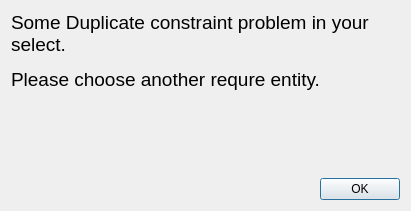
<?xml version="1.0" encoding="UTF-8"?>
<ui version="4.0">
 <class>contradict</class>
 <widget class="QDialog" name="contradict">
  <property name="geometry">
   <rect>
    <x>0</x>
    <y>0</y>
    <width>411</width>
    <height>211</height>
   </rect>
  </property>
  <property name="minimumSize">
   <size>
    <width>411</width>
    <height>211</height>
   </size>
  </property>
  <property name="maximumSize">
   <size>
    <width>411</width>
    <height>211</height>
   </size>
  </property>
  <property name="windowTitle">
   <string>Warning - Contradict Value</string>
  </property>
  <property name="windowIcon">
   <iconset resource="../../icons.qrc">
    <normaloff>:/icons/main.png</normaloff>:/icons/main.png</iconset>
  </property>
  <property name="sizeGripEnabled">
   <bool>false</bool>
  </property>
  <property name="modal">
   <bool>true</bool>
  </property>
  <layout class="QVBoxLayout" name="verticalLayout">
   <item>
    <widget class="QLabel" name="label">
     <property name="sizePolicy">
      <sizepolicy hsizetype="Preferred" vsizetype="Expanding">
       <horstretch>0</horstretch>
       <verstretch>0</verstretch>
      </sizepolicy>
     </property>
     <property name="text">
      <string>&lt;html&gt;&lt;head/&gt;&lt;body&gt;&lt;p&gt;&lt;span style=&quot; font-size:14pt;&quot;&gt;Some Duplicate constraint problem in your select.&lt;/span&gt;&lt;/p&gt;&lt;p&gt;&lt;span style=&quot; font-size:14pt;&quot;&gt;Please choose another requre entity.&lt;/span&gt;&lt;/p&gt;&lt;/body&gt;&lt;/html&gt;</string>
     </property>
     <property name="textFormat">
      <enum>Qt::RichText</enum>
     </property>
     <property name="alignment">
      <set>Qt::AlignLeading|Qt::AlignLeft|Qt::AlignTop</set>
     </property>
     <property name="wordWrap">
      <bool>true</bool>
     </property>
    </widget>
   </item>
   <item>
    <layout class="QHBoxLayout" name="horizontalLayout">
     <item>
      <spacer name="horizontalSpacer">
       <property name="orientation">
        <enum>Qt::Horizontal</enum>
       </property>
       <property name="sizeHint" stdset="0">
        <size>
         <width>40</width>
         <height>20</height>
        </size>
       </property>
      </spacer>
     </item>
     <item>
      <widget class="QDialogButtonBox" name="buttonBox">
       <property name="sizePolicy">
        <sizepolicy hsizetype="Fixed" vsizetype="Fixed">
         <horstretch>0</horstretch>
         <verstretch>0</verstretch>
        </sizepolicy>
       </property>
       <property name="orientation">
        <enum>Qt::Horizontal</enum>
       </property>
       <property name="standardButtons">
        <set>QDialogButtonBox::Ok</set>
       </property>
      </widget>
     </item>
    </layout>
   </item>
  </layout>
 </widget>
 <resources>
  <include location="../../icons.qrc"/>
 </resources>
 <connections>
  <connection>
   <sender>buttonBox</sender>
   <signal>accepted()</signal>
   <receiver>contradict</receiver>
   <slot>accept()</slot>
   <hints>
    <hint type="sourcelabel">
     <x>248</x>
     <y>254</y>
    </hint>
    <hint type="destinationlabel">
     <x>157</x>
     <y>274</y>
    </hint>
   </hints>
  </connection>
  <connection>
   <sender>buttonBox</sender>
   <signal>rejected()</signal>
   <receiver>contradict</receiver>
   <slot>reject()</slot>
   <hints>
    <hint type="sourcelabel">
     <x>316</x>
     <y>260</y>
    </hint>
    <hint type="destinationlabel">
     <x>286</x>
     <y>274</y>
    </hint>
   </hints>
  </connection>
 </connections>
</ui>
